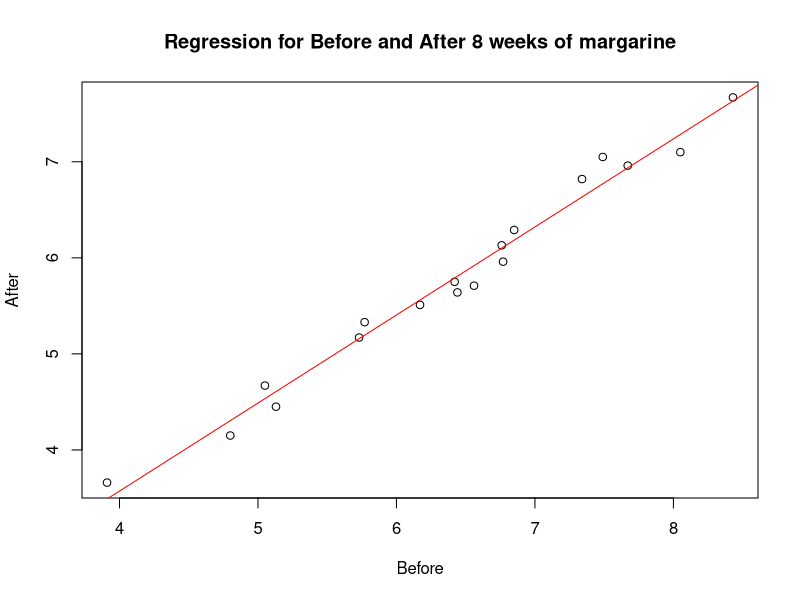
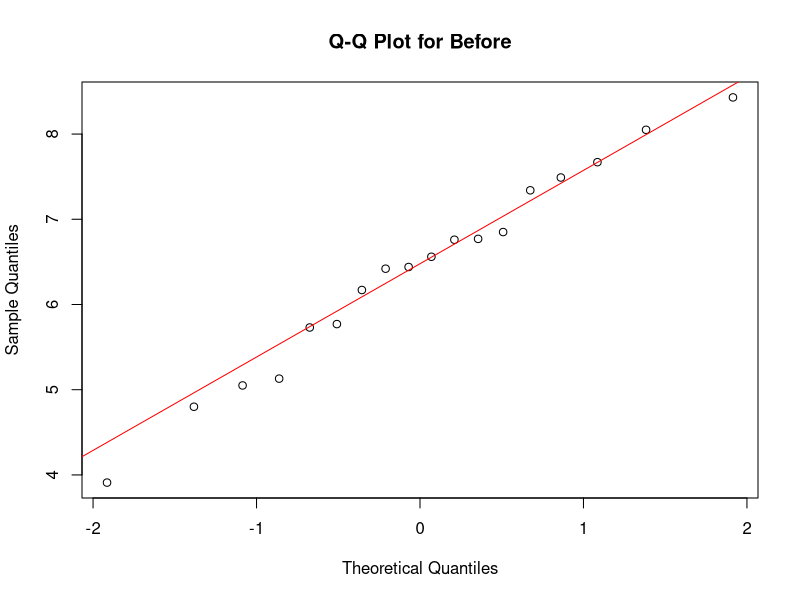
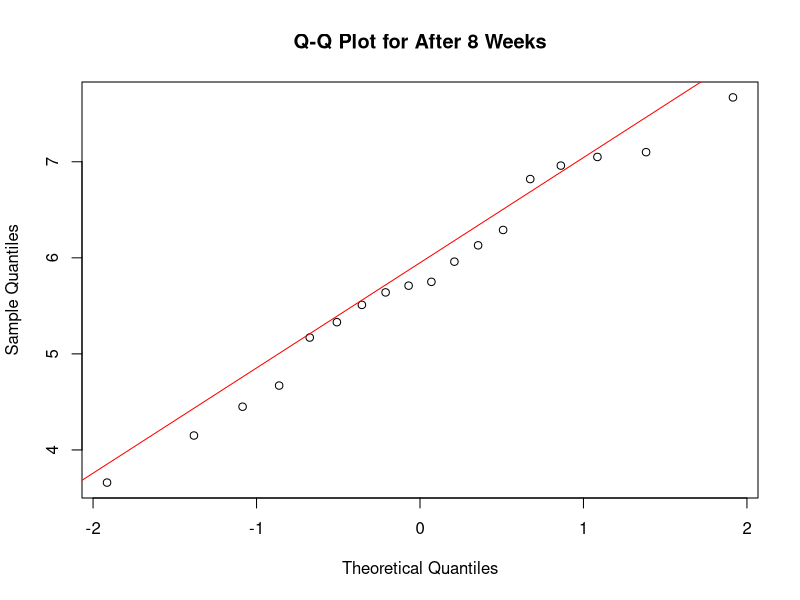
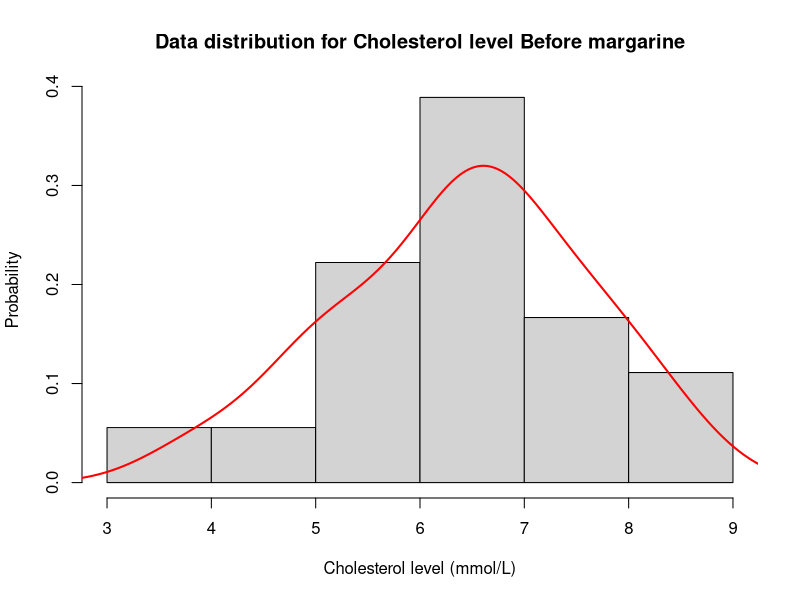
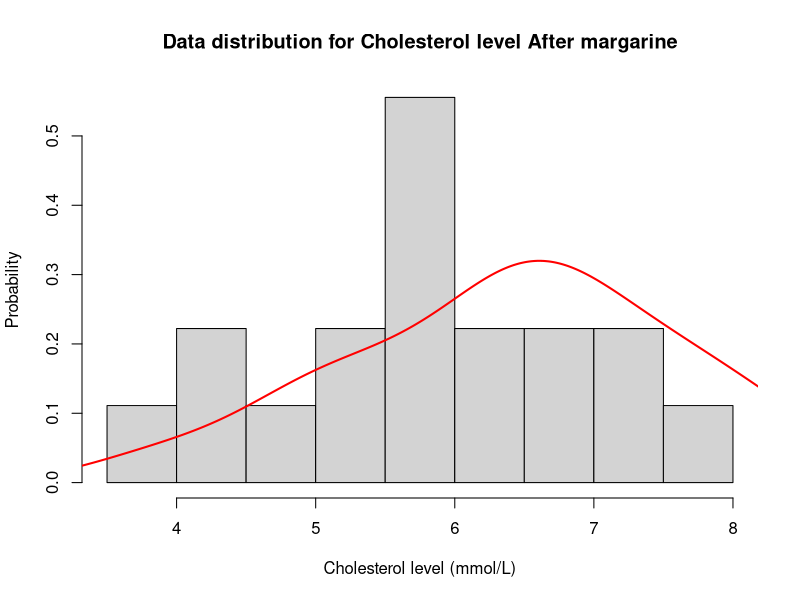
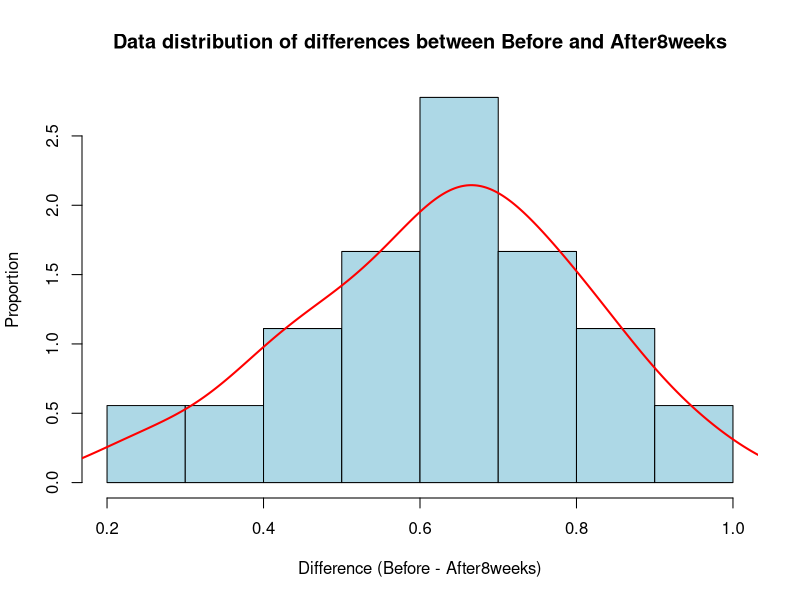
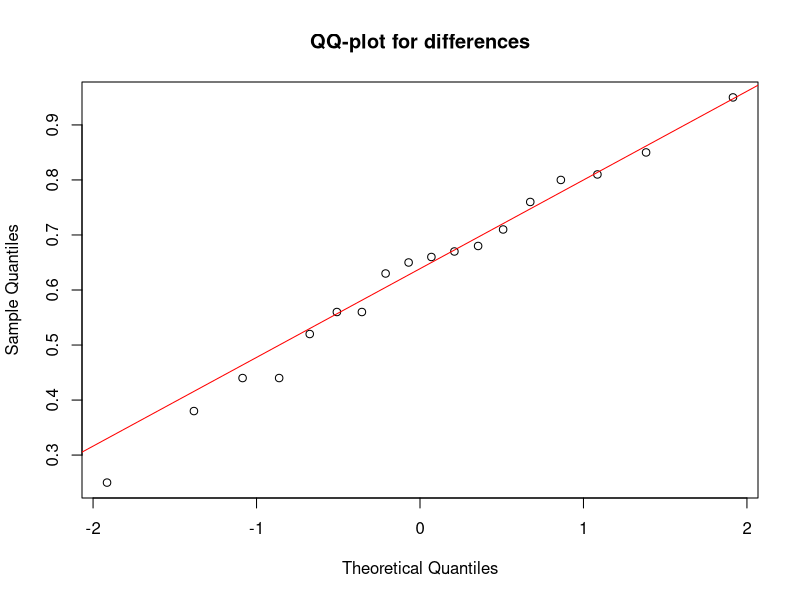

Recreate these plots in R, in order.
# To install the necessary package, uncomment the next line
# install.packages("ggplot2")

# Importing library and reading data
library(ggplot2)
set.seed(0)
data = read.delim("cholesterol.txt", sep=' ')

################## QUESTION 1A #####################

# A scatter plot for correlation between Before and After8weeks
plot(data$Before, data$After8weeks, 
     main = 'Regression for Before and After 8 weeks of margarine', 
     xlab='Before', 
     ylab='After')
abline(lm(After8weeks ~ Before, data = data), col = "red")

# Some QQ-plots to try out
#qplot(sample = Before, data = data, main = 'QQ-plot', xlab='theoretical', ylab = 'sample')
#qplot(sample = After8weeks, data = data, main = 'QQ-plot', xlab='theoretical', ylab = 'sample')

qqnorm(data$Before, main = "Q-Q Plot for Before")
qqline(data$Before, col = "red")

qqnorm(data$After8weeks, main = "Q-Q Plot for After 8 Weeks")
qqline(data$After8weeks, col = "red")

# Histograms to visualize distribution of Before and After8weeks
hist(data$Before, probability = TRUE, 
     main = 'Data distribution for Cholesterol level Before margarine',
     xlab = 'Cholesterol level (mmol/L)',
     ylab = 'Probability')
lines(density(data$Before), col = "red", lwd = 2)

hist(data$After8weeks, probability = TRUE, 
     main = 'Data distribution for Cholesterol level After margarine',
     xlab = 'Cholesterol level (mmol/L)',
     ylab = 'Probability')
lines(density(data$Before), col = "red", lwd = 2)


##################### QUESTION 1B ########################

# H0: The margarine diet has no effect, i.e. the mean cholesterol levels Before and After 8 weeks are the same
# H1: The margarine diet reduces cholesterol levels --> mean_before > mean_after
# Paired t-test
# Assumption: the differences between Before and After should be normally distributed
# Outcome: if p < 0.05, reject H0
t.test(data$Before, data$After8weeks, paired = TRUE, alternative = "greater")

# Visualizing distribution of the differences
difference = data$Before - data$After8weeks

hist(difference, probability = TRUE,
     main = 'Data distribution of differences between Before and After8weeks',
     col = 'lightblue',
     xlab = 'Difference (Before - After8weeks)',
     ylab = 'Proportion')
lines(density(difference), col = 'red', lwd = 2)

qqnorm(difference,
       main = 'QQ-plot for differences',
       xlab = 'Theoretical Quantiles',
       ylab = 'Sample Quantiles')
qqline(difference, col = "red")

# Testing normality of the data
# If p > 0.05 --> fail to reject normality (data is normal)
shapiro.test(difference)

##################### QUESTION 1C ########################
# calculating 97% CI for mu using t-score
n = length(data$After8weeks)
sample_mean = mean(data$After8weeks)
sample_sd = sd(data$After8weeks)
critical_value = qt(1-0.015, df=17)
standard_error = sample_sd / sqrt(n)

left_bound = sample_mean - critical_value * standard_error
right_bound = sample_mean + critical_value * standard_error

cat("97% Confidence Interval for mu: [", left_bound, ",", right_bound, "]\n")

# calculating 97% CI for mu with bootstrapping
bootstrap_ci = function(x, conf_level = 0.97, B = 10000) {
  alpha = 1 - conf_level
  Bstats = lapply(1:B, FUN = function(i) {
    boot_sample = sample(x, size = length(x), replace = TRUE)
    mean(boot_sample)
  } )
  Bstats = unlist(Bstats)
  quantile(Bstats, prob = c(alpha/2, 1-alpha/2))
}

set.seed(42)
bootstrap_ci(data$After8weeks)

##################### QUESTION 1D ########################




##################### QUESTION 1E ########################
median(data$After8weeks)
wilcox.test(data$After8weeks, mu = 6, alternative = "less")

# Count how many values in After8weeks are less than 4.5
count_below_4.5 = sum(data$After8weeks < 4.5)
percentage_below_4.5 = (count_below_4.5 / length(data$After8weeks)) * 100
cat("Percentage of cholesterol levels below 4.5:", percentage_below_4.5, "%\n")

# H0: The fraction of cholesterol levels below 4.5 is at most 25%
# H1: The fraction is greater than 25%
# if the p-value is small (<0.05), we reject H0 and conclude that the fraction is significantly greater than 25%.
binom.test(count_below_4.5, length(data$After8weeks), p = 0.25, alternative = "greater")

